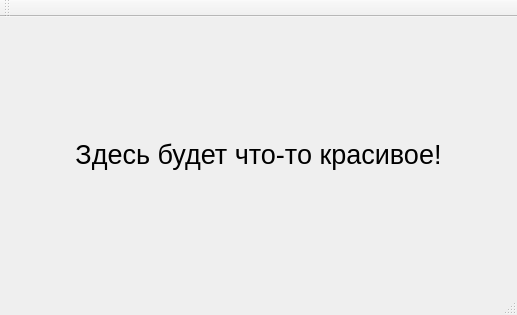
<?xml version="1.0" encoding="UTF-8"?>
<ui version="4.0">
 <class>MainWindow</class>
 <widget class="QMainWindow" name="MainWindow">
  <property name="geometry">
   <rect>
    <x>0</x>
    <y>0</y>
    <width>517</width>
    <height>315</height>
   </rect>
  </property>
  <property name="windowTitle">
   <string>SafeCloud</string>
  </property>
  <widget class="QWidget" name="centralWidget">
   <layout class="QGridLayout" name="gridLayout">
    <item row="0" column="0">
     <widget class="QLabel" name="label">
      <property name="text">
       <string>&lt;html&gt;&lt;head/&gt;&lt;body&gt;&lt;p&gt;&lt;span style=&quot; font-size:20pt;&quot;&gt;Здесь будет что-то красивое!&lt;/span&gt;&lt;/p&gt;&lt;/body&gt;&lt;/html&gt;</string>
      </property>
      <property name="scaledContents">
       <bool>false</bool>
      </property>
      <property name="alignment">
       <set>Qt::AlignCenter</set>
      </property>
     </widget>
    </item>
   </layout>
  </widget>
  <widget class="QMenuBar" name="menuBar">
   <property name="geometry">
    <rect>
     <x>0</x>
     <y>0</y>
     <width>517</width>
     <height>26</height>
    </rect>
   </property>
  </widget>
  <widget class="QToolBar" name="mainToolBar">
   <attribute name="toolBarArea">
    <enum>TopToolBarArea</enum>
   </attribute>
   <attribute name="toolBarBreak">
    <bool>false</bool>
   </attribute>
  </widget>
  <widget class="QStatusBar" name="statusBar"/>
 </widget>
 <layoutdefault spacing="6" margin="11"/>
 <resources/>
 <connections/>
</ui>
